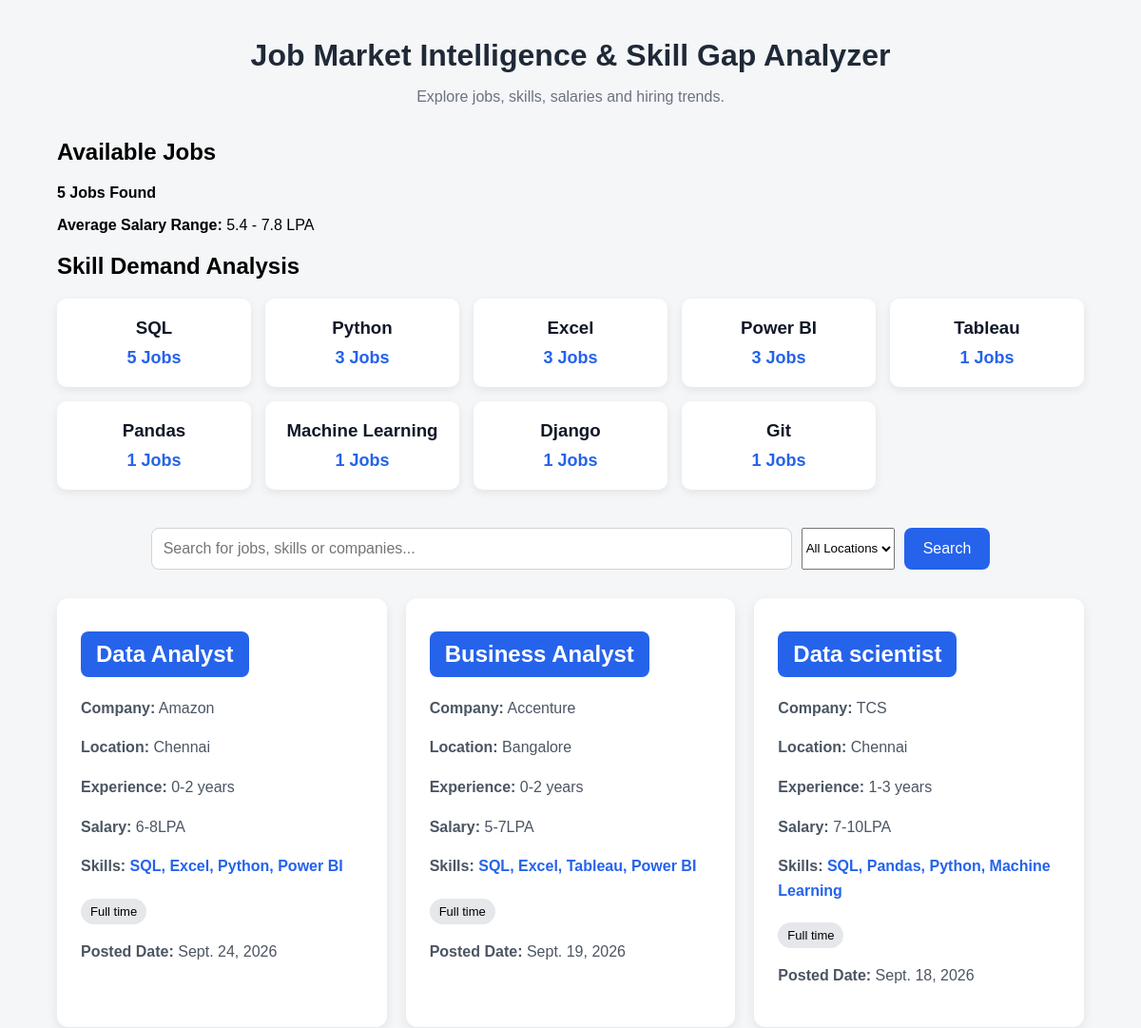
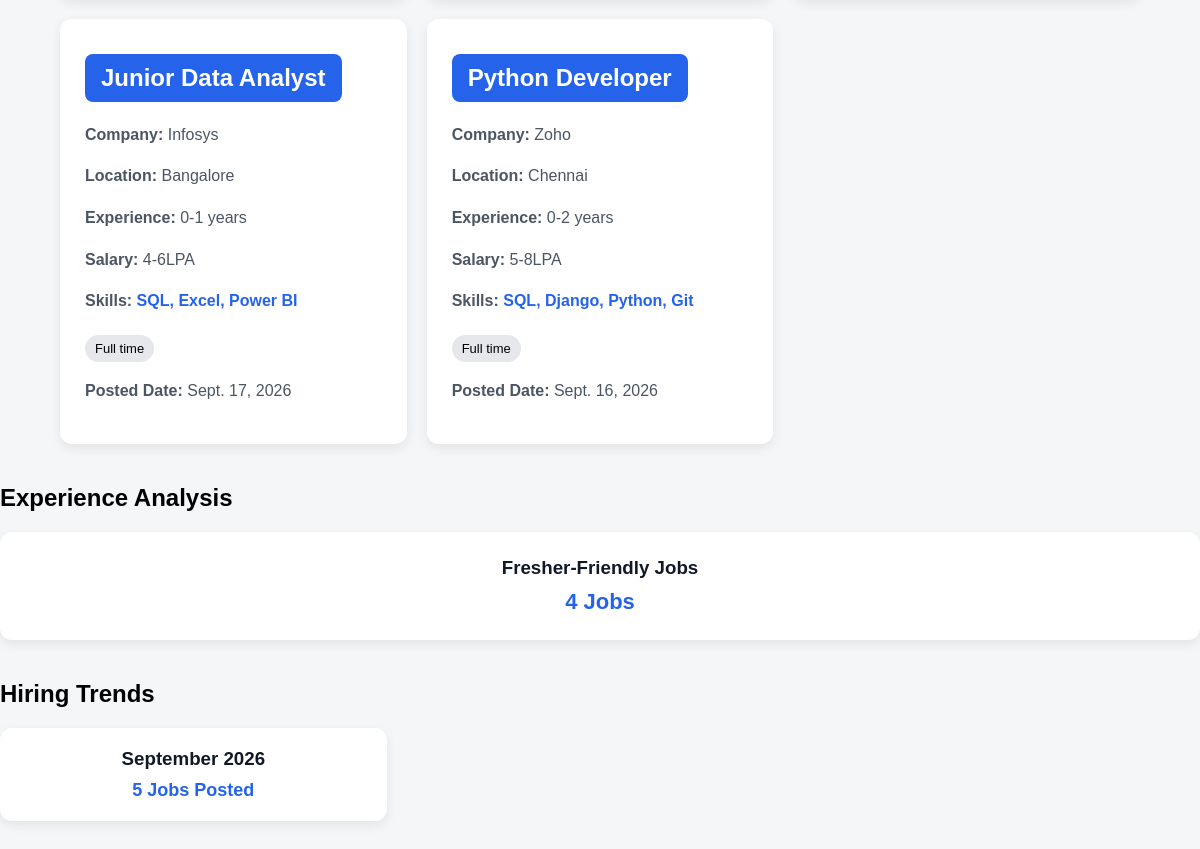
The page / on the database its author committed (2 pictures, top to bottom).
### jobs/models.py (models this page shows, shortened)
class Job(models.Model):
    job_title = models.CharField(max_length=200)
    company = models.CharField(max_length=200)
    location = models.CharField(max_length=200)
    experience = models.CharField(max_length=100)
    salary = models.CharField(max_length=100)
    salary_min = models.DecimalField(max_digits=5, decimal_places=2, null=True, blank=True)
    salary_max = models.DecimalField(max_digits=5, decimal_places=2, null=True, blank=True)
    skills = models.TextField()
    employment_type = models.CharField(max_length=100)
    posted_date = models.DateField()

### jobs/views.py (the view, shortened to what this page needs)
# urls.py: 2. Add a URL to urlpatterns:  path('', views.home, name='home')
def home(request):
    search = request.GET.get('search')
    location = request.GET.get('location')
    jobs = Job.objects.all()
    if location:
        jobs = jobs.filter(location__iexact=location)
    average_min_salary = jobs.aggregate(Avg('salary_min'))['salary_min__avg']
    average_max_salary = jobs.aggregate(Avg('salary_max'))['salary_max__avg']
    sql_count = jobs.filter(skills__icontains='SQL').count()
    python_count = jobs.filter(skills__icontains='Python').count()
    excel_count = jobs.filter(skills__icontains='Excel').count()
    powerbi_count = jobs.filter(skills__icontains='Power BI').count()
    tableau_count = jobs.filter(skills__icontains='Tableau').count()
    pandas_count = jobs.filter(skills__icontains='Pandas').count()
    machine_learning_count = jobs.filter(skills__icontains='Machine Learning').count()
    django_count = jobs.filter(skills__icontains='Django').count()
    git_count = jobs.filter(skills__icontains='Git').count()
    monthly_jobs = (
    jobs
    .annotate(month=TruncMonth('posted_date'))
    .values('month')
    .annotate(total_jobs=Count('id'))
    .order_by('month')
)
    fresher_jobs = jobs.filter(experience__startswith='0').count()
    return render(
    request,
    'jobs/home.html',
    {
        'jobs': jobs,
        'job_count': jobs.count(),
        'average_min_salary': average_min_salary,
        'average_max_salary': average_max_salary,
        'sql_count': sql_count,
        'python_count': python_count,
        'excel_count': excel_count,
        'powerbi_count': powerbi_count,
        'tableau_count': tableau_count,
        'pandas_count': pandas_count,
        'machine_learning_count': machine_learning_count,
        'django_count': django_count,
        'git_count': git_count,
        'fresher_jobs': fresher_jobs,
        'monthly_jobs': monthly_jobs
    }
)

### jobs/templates/jobs/home.html (shortened to what this page needs)
{% load static %}
<!DOCTYPE html>
<html>
<head>
    <link rel="stylesheet" type="text/css" href="{% static 'jobs/style.css' %}">
</head>
<body>
    <div class="container">
        <h1>Job Market Intelligence & Skill Gap Analyzer</h1>
        <p class="subtitle">
            Explore jobs, skills, salaries and hiring trends.
        </p>
        <h2>Available Jobs</h2>
        <p>
            <strong>{{ job_count }} Jobs Found</strong>
        </p>
        <p>
            <strong>Average Salary Range:</strong>
            {{ average_min_salary|floatformat:1 }} - {{ average_max_salary|floatformat:1 }} LPA
        </p>
        <h2>Skill Demand Analysis</h2>
<div class="skill-demand">
    <div class="skill-box">
        <h3>SQL</h3>
        <p>{{ sql_count }} Jobs</p>
    </div>
    <div class="skill-box">
        <h3>Python</h3>
        <p>{{ python_count }} Jobs</p>
    </div>
    <div class="skill-box">
        <h3>Excel</h3>
        <p>{{ excel_count }} Jobs</p>
    </div>
    <div class="skill-box">
        <h3>Power BI</h3>
        <p>{{ powerbi_count }} Jobs</p>
    </div>
    <div class="skill-box">
        <h3>Tableau</h3>
        <p>{{ tableau_count }} Jobs</p>
    </div>
    <div class="skill-box">
        <h3>Pandas</h3>
        <p>{{ pandas_count }} Jobs</p>
    </div>
    <div class="skill-box">
        <h3>Machine Learning</h3>
        <p>{{ machine_learning_count }} Jobs</p>
    </div>
    <div class="skill-box">
        <h3>Django</h3>
        <p>{{ django_count }} Jobs</p>
    </div>
    <div class="skill-box">
        <h3>Git</h3>
        <p>{{ git_count }} Jobs</p>
    </div>
</div>
        <form method="GET">
            <input
                type="text"
                name="search"
                placeholder="Search for jobs, skills or companies..."
            >
            <select name="location">
                <option value="">All Locations</option>
            </select>
            <button type="submit">Search</button>
        </form>
        <div class="job-grid">
            {% for job in jobs %}
                <div class="job-card">
                    <h2>
    <a href="{% url 'job_detail' job.id %}">
        {{ job.job_title }}
    </a>
</h2>
                    <p><strong>Company:</strong> {{ job.company }}</p>
                    <p><strong>Location:</strong> {{ job.location }}</p>
                    <p><strong>Experience:</strong> {{ job.experience }}</p>
                    <p><strong>Salary:</strong> {{ job.salary }}</p>
                    <p>
                        <strong>Skills:</strong>
                        <span class="skills">{{ job.skills }}</span>
                    </p>
                    <span class="badge">
                        {{ job.employment_type }}
                    </span>
                    <p><strong>Posted Date:</strong> {{ job.posted_date }}</p>
                </div>
            {% empty %}
                <p>No jobs available.</p>
            {% endfor %}
        </div>
    </div>
    <h2>Experience Analysis</h2>
        <div class="experience-box">
        <h3>Fresher-Friendly Jobs</h3>
        <p>{{ fresher_jobs }} Jobs</p>
    </div>
    <h2>Hiring Trends</h2>
<div class="hiring-trends">
    {% for month in monthly_jobs %}
        <div class="trend-box">
            <h3>{{ month.month|date:"F Y" }}</h3>
            <p>{{ month.total_jobs }} Jobs Posted</p>
        </div>
    {% empty %}
        <p>No hiring trend data available.</p>
    {% endfor %}
</div>
</body>
</html>

### jobs/static/jobs/style.css (style rules this page uses)
body { font-family: Arial, sans-serif; background-color: #f4f6f8; margin: 0; padding: 0; }
.container { width: 90%; max-width: 1100px; margin: 40px auto; }
h1 { text-align: center; color: #1f2937; margin-bottom: 10px; }
.subtitle { text-align: center; color: #6b7280; margin-bottom: 35px; }
.job-grid { display: grid; grid-template-columns: repeat(auto-fit, minmax(300px, 1fr)); gap: 20px; }
.job-card { background-color: white; padding: 25px; border-radius: 12px; box-shadow: 0 4px 12px rgba(0, 0, 0, 0.08); }
.job-card h2 { margin-top: 0; color: #111827; }
.job-card p { color: #4b5563; line-height: 1.6; }
.skills { font-weight: bold; color: #2563eb; }
.badge { display: inline-block; padding: 6px 10px; border-radius: 20px; background-color: #e5e7eb; font-size: 13px; margin-top: 5px; }
form { display: flex; justify-content: center; gap: 10px; margin-bottom: 30px; }
form input { width: 60%; padding: 12px; border: 1px solid #d1d5db; border-radius: 8px; font-size: 16px; }
form button { padding: 12px 20px; border: none; border-radius: 8px; background-color: #2563eb; color: white; font-size: 16px; cursor: pointer; }
.skill-demand { display: grid; grid-template-columns: repeat(auto-fit, minmax(180px, 1fr)); gap: 15px; margin: 20px 0 40px 0; }
.skill-box { background-color: white; padding: 20px; border-radius: 10px; text-align: center; box-shadow: 0 3px 10px rgba(0, 0, 0, 0.08); }
.skill-box h3 { margin: 0 0 10px 0; color: #111827; }
.skill-box p { margin: 0; font-size: 18px; font-weight: bold; color: #2563eb; }
.hiring-trends { display: grid; grid-template-columns: repeat(3, 1fr); gap: 20px; margin: 20px 0 40px 0; }
.trend-box { background-color: white; padding: 20px; border-radius: 12px; text-align: center; box-shadow: 0 4px 12px rgba(0, 0, 0, 0.08); }
.trend-box h3 { margin: 0 0 10px 0; color: #111827; }
.trend-box p { margin: 0; font-size: 18px; font-weight: bold; color: #2563eb; }
.experience-box { background-color: white; padding: 25px; border-radius: 12px; text-align: center; box-shadow: 0 4px 12px rgba(0, 0, 0, 0.08); margin: 20px 0 40px 0; }
.experience-box h3 { margin: 0 0 10px 0; color: #111827; }
.experience-box p { margin: 0; font-size: 22px; font-weight: bold; color: #2563eb; }
a { display: inline-block; padding: 10px 16px; background-color: #2563eb; color: white; text-decoration: none; border-radius: 8px; margin-top: 10px; }

### rows shown on the page
Job: job_title "Data Analyst", company "Amazon", location "Chennai", experience "0-2 years", salary "6-8LPA", skills "SQL, Excel, Python, Power BI", employment_type "Full time", posted_date "Sept. 24, 2026"
Job: job_title "Business Analyst", company "Accenture", location "Bangalore", experience "0-2 years", salary "5-7LPA", skills "SQL, Excel, Tableau, Power BI", employment_type "Full time", posted_date "Sept. 19, 2026"
Job: job_title "Data scientist", company "TCS", location "Chennai", experience "1-3 years", salary "7-10LPA", skills "SQL, Pandas, Python, Machine Learning", employment_type "Full time", posted_date "Sept. 18, 2026"
Job: job_title "Junior Data Analyst", company "Infosys", location "Bangalore", experience "0-1 years", salary "4-6LPA", skills "SQL, Excel, Power BI", employment_type "Full time", posted_date "Sept. 17, 2026"
Job: job_title "Python Developer", company "Zoho", location "Chennai", experience "0-2 years", salary "5-8LPA", skills "SQL, Django, Python, Git", employment_type "Full time", posted_date "Sept. 16, 2026"

### other values the page prints
{{ job_count }} "5"
{{ average_min_salary|floatformat:1 }} "5.4"
{{ average_max_salary|floatformat:1 }} "7.8"
{{ sql_count }} "5"
{{ python_count }} "3"
{{ excel_count }} "3"
{{ powerbi_count }} "3"
{{ tableau_count }} "1"
{{ pandas_count }} "1"
{{ machine_learning_count }} "1"
{{ django_count }} "1"
{{ git_count }} "1"
{{ fresher_jobs }} "4"
{{ month.month|date:"F Y" }} "September 2026"
{{ month.total_jobs }} "5"
